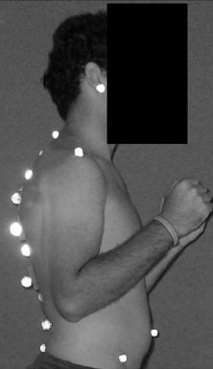
#> input picture side.jpg, 213 x 369 px
$ jupyter execute angles.ipynb
#> lines starting #> are read from the running program, lines starting #| are printed output that depends on the picture; after the words box and inside, x2 and y2 are one past the last pixel; in counts of white or black regions, pixels touching at a corner belong together; long printed decimals are rounded
# Calculation of Angular Postural Parameters

### 1. Import relevant libraries

[cell 1]
import cv2
import numpy as np
from skimage import measure
import imutils
from imutils import contours
from matplotlib import pyplot as plt

### 2. Crop image and apply Gaussian blur

[cell 2]
img = cv2.imread("side.jpg")
#> img is the input picture: shape (369, 213, 3); mean B, G, R 78.8, 78.8, 78.8
original = img.copy()
img = img[:, :120]
#> img: shape (369, 120, 3)
color = img.copy()
img = cv2.cvtColor(img, cv2.COLOR_BGR2GRAY)
#> img: shape (369, 120)
img = cv2.GaussianBlur(img,(5,5),0)

[cell 3]
plt.subplot(1,2,1)
plt.imshow(original)
plt.title('Original')
plt.subplot(1,2,2)
plt.imshow(img, cmap = plt.cm.gray)
plt.title('Cropped')
plt.show()
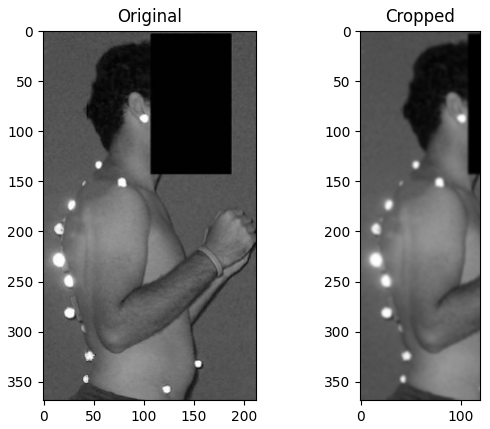
#> figure drawn by matplotlib, 2 panels; B, G, R data is drawn as R, G, B

### 3. Thresholding and Dilation
Thresholding reduces the image to relevant areas of interest. Dilation is done for ease of spot detection.

[cell 4]
ret,img = cv2.threshold(img,230,255,cv2.THRESH_BINARY)
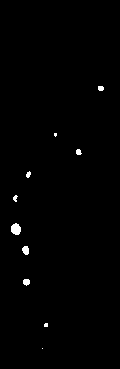
#> img: shape (369, 120); 0.7% white; 10 white regions (3 under 20 px), largest, box (x1, y1, x2, y2) and area: (11, 223, 21, 235) 93, (22, 246, 29, 255) 50, (23, 279, 30, 286) 39
img  = cv2.dilate(img, None, iterations=1)
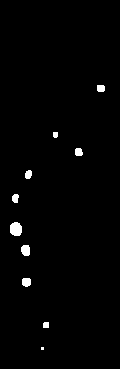
#> img: shape (369, 120); 1.3% white; 10 white regions (1 under 20 px), largest, box (x1, y1, x2, y2) and area: (10, 222, 22, 236) 141, (21, 245, 30, 256) 86, (22, 278, 31, 287) 71
plt.imshow(img, cmap = plt.cm.gray)
plt.title('Dilated')
plt.show()

### 4. Masking and Contour Detection

[cell 5]
labels = measure.label(img, neighbors=8, background=0)
#> labels: shape (369, 120) int64; 11 distinct labels, from 0 to 10
mask = np.zeros(img.shape, dtype="uint8")

for label in np.unique(labels):
    if(label==0):
        continue

    labelMask = np.zeros(img.shape, dtype="uint8")
    labelMask[labels==label] = 255
    numPixels = cv2.countNonZero(labelMask)

    if(numPixels>0):
        mask = cv2.add(mask, labelMask)
#> this loop made 11 passes
#> numPixels on passes 2 to 11: 53, 28, 56, 52, 51, 141, 86, 71, 35, 9
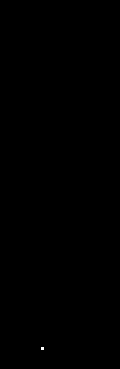
#> labelMask: shape (369, 120); 0.02% white in thin lines or dots, all inside (x1, y1, x2, y2) = (41, 347, 44, 350)

cnts = cv2.findContours(mask.copy(), cv2.RETR_EXTERNAL, cv2.CHAIN_APPROX_SIMPLE)
#> cnts = 10 contours, 2 with area under 20; largest, box (x1, y1, x2, y2) and area: (10, 222, 22, 236) 122, (21, 245, 30, 256) 70, (22, 278, 31, 287) 57, (75, 148, 83, 156) 44, (97, 85, 105, 92) 40, (25, 170, 32, 179) 40, (12, 194, 19, 203) 39, (43, 322, 49, 328) 24
cnts = imutils.grab_contours(cnts)
cnts = contours.sort_contours(cnts)[0]
contours = cnts
#> contours has the same summary as cnts

[cell 6]
plt.imshow(img, cmap = plt.cm.gray)
plt.title('Mask')
plt.show()

### 5. Reduction of each marker to a single pixel
Each marker is reduced to a single pixel by averaging over the points corresponding to that marker

[cell 7]
average_x = []
average_y = []

# Calculation of average x and y coordinates of the markers
for contour in contours:

    x,y = 0,0

    for point in contour:

        x = x + point[0][0]
        y = y + point[0][1]

    average_x.append(x/len(contour))
    average_y.append(y/len(contour))
#> this loop made 10 passes
#> contour on pass 6: [[41, 347], [41, 349], [43, 349], [43, 347]]
#> after the loop, average_x = [16, 15.44, 25, 26, 28, 42, 45.2, 55, 78.9, 100.9]; average_y = [228.2, 197.6, 250, 282.8, 173.8, 348, 324.2, 135, 151.5, 88.29]

average_x, average_y = np.array(average_x), np.array(average_y)

### 6. (a) Thoracic Flexion Angle
The thoracic flexion angle is defined as the angle between the lines perpendicular to the C7 and T12 vertebrae. The code below locates these points and calculates the angle between the lines.

[cell 8]
order = average_y.argsort()
#> order = [9, 7, 8, 4, 1, 0, 2, 3, 6, 5]
average_x, average_y = average_x[order], average_y[order]
#> average_x = [100.9, 55, 78.9, 28, 15.44, 16, 25, 26, 45.2, 42]; average_y = [88.29, 135, 151.5, 173.8, 197.6, 228.2, 250, 282.8, 324.2, 348]

C7_1 = [average_x[1], color.shape[0] - average_y[1]]
#> C7_1 = [55, 234]
C7_2 = [average_x[3], color.shape[0] - average_y[3]]
#> C7_2 = [28, 195.2]

T12_1 = [average_x[7], color.shape[0] - average_y[7]]
#> T12_1 = [26, 86.17]
T12_2 = [average_x[8], color.shape[0] - average_y[8]]
#> T12_2 = [45.2, 44.8]

slope_C7 = -1/((C7_1[1] - C7_2[1])/(C7_1[0] - C7_2[0]))
#> slope_C7 = -0.696
slope_T12 = -1/((T12_1[1] - T12_2[1])/(T12_1[0] - T12_2[0]))
#> slope_T12 = 0.464

thoracic_angle = np.arctan((slope_T12-slope_C7)/(1 + slope_C7*slope_T12))*180/np.pi
#> thoracic_angle = 59.75

thoracic = color.copy()

cv2.circle(thoracic, (int(average_x[1]),int(average_y[1])), 5, color=(255,255,0), thickness=-1)
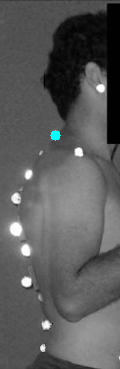
#> thoracic: shape (369, 120, 3); mean B, G, R 90.6, 90.6, 90.1
cv2.circle(thoracic, (int(average_x[7]),int(average_y[7])), 5, color=(255,255,0), thickness=-1)
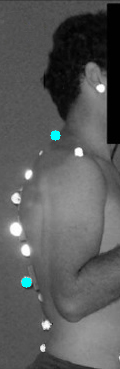
#> thoracic: shape (369, 120, 3); 0.18% of pixels changed, all inside (x1, y1, x2, y2) = (21, 277, 32, 288)

print("Thoracic Flexion Angle: ", thoracic_angle, " degrees")
#| Thoracic Flexion Angle:  59.752  degrees

plt.imshow(thoracic)
plt.title('C7 and T12')
plt.show()

### (b) Cranio-vertebral Angle
The cranio-vertebral angle is defined as the angle between the line joining the tragus of the ear with the C7 vertebra and the horizontal. The code below calculates the cranio-vertebral angle for the given image.

[cell 9]
ear = [average_x[0], color.shape[0] - average_y[0]]
#> ear = [100.9, 280.7]
C7 = [average_x[1], color.shape[0] - average_y[1]]
#> C7 = [55, 234]

slope_CV = (ear[1] - C7[1])/(ear[0] - C7[0])
#> slope_CV = 1.02

cranio_vertebral_angle = np.arctan(slope_CV)*180/np.pi
#> cranio_vertebral_angle = 45.53

cranio_vertebral = color.copy()

cv2.circle(cranio_vertebral, (int(average_x[0]),int(average_y[0])), 5, color=(255,255,0), thickness=-1)
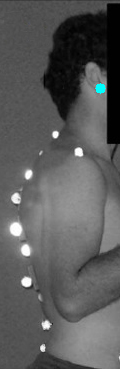
#> cranio_vertebral: shape (369, 120, 3); mean B, G, R 90.5, 90.5, 90
cv2.circle(cranio_vertebral, (int(average_x[1]),int(average_y[1])), 5, color=(255,255,0), thickness=-1)
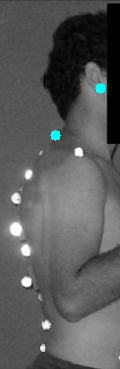
#> cranio_vertebral: shape (369, 120, 3); 0.18% of pixels changed, all inside (x1, y1, x2, y2) = (50, 130, 61, 141)

print("Cranio-vertebral Angle: ", cranio_vertebral_angle, " degrees")
#| Cranio-vertebral Angle:  45.531  degrees

plt.imshow(cranio_vertebral)
plt.title('Ear and C7')
plt.show()

### (c) Lumbar Angle
The lumbar angle is defined as the angle between the T12 and L5 markers.

[cell 10]
L5_1 = [average_x[-2], color.shape[0] - average_y[-2]]
#> L5_1 = [45.2, 44.8]
L5_2 = [average_x[-1], color.shape[0] - average_y[-1]]
#> L5_2 = [42, 21]

slope_L5 = -1/((L5_1[1] - L5_2[1])/(L5_1[0] - L5_2[0]))
#> slope_L5 = -0.134

lumbar_angle = np.arctan((slope_T12-slope_L5)/(1 + slope_L5*slope_T12))*180/np.pi
#> lumbar_angle = 32.56

lumbar = color.copy()

cv2.circle(lumbar, (int(average_x[7]),int(average_y[7])), 5, color=(255,255,0), thickness=-1)
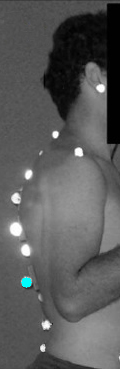
#> lumbar: shape (369, 120, 3); mean B, G, R 90.5, 90.5, 90
cv2.circle(lumbar, (int(average_x[9]),int(average_y[9])), 5, color=(255,255,0), thickness=-1)
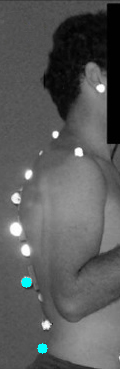
#> lumbar: shape (369, 120, 3); 0.18% of pixels changed, all inside (x1, y1, x2, y2) = (37, 343, 48, 354)

print("Lumbar Angle: ", lumbar_angle, " degrees")
#| Lumbar Angle:  32.556  degrees

plt.imshow(lumbar)
plt.title('T12 and L5')
plt.show()

$ run again, with back.jpg copied over side.jpg
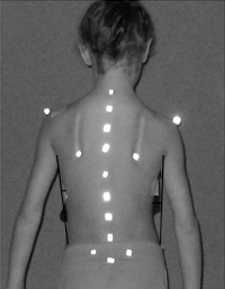
#> input picture back.jpg, 225 x 289 px
#> img is the input picture: shape (289, 225, 3); mean B, G, R 97.8, 97.8, 97.8
#> `img  = cv2.dilate(img, None, iterations=1)`:
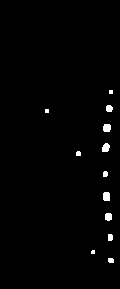
#> img: shape (289, 120); 1.2% white; 12 white regions (3 under 20 px), largest, box (x1, y1, x2, y2) and area: (103, 192, 110, 201) 60, (103, 124, 111, 132) 58, (102, 143, 110, 152) 57
#> labels: shape (289, 120) int64; 13 distinct labels, from 0 to 12
#> the loop `for label in np.unique(labels):` made 13 passes
#> numPixels on passes 2 to 9: 16, 42, 16, 58, 57, 23, 27, 60
#> cnts = 12 contours, 6 with area under 20; largest, box (x1, y1, x2, y2) and area: (103, 192, 110, 201) 46, (103, 124, 111, 132) 45, (102, 143, 110, 152) 44, (105, 213, 112, 221) 38, (106, 105, 113, 112) 32, (108, 234, 113, 241) 23
#> contours has the same summary as cnts
#> the loop `for contour in contours: ` made 12 passes
#> contour on passes 1, 12: [[45, 109], [45, 112], [48, 112], [48, 109]], [[109, 90], [109, 93], [112, 93], [112, 90]]
#> after the loop `for contour in contours:`: average_x = [46.5, 78, 92.4, 105.7, 105.7, 105.1, 106.5, 108, 109.1, 110.5, 110.3, 110.5]; average_y = [110.5, 152.7, 251.4, 146.9, 195.6, 173.3, 127.5, 217, 108.2, 260, 237, 91.5]
#> order = [11, 8, 0, 6, 3, 1, 5, 4, 7, 10, 2, 9]
#> `average_x, average_y = average_x[order], average_y[order]`: average_x = [110.5, 109.1, 46.5, 106.5, 105.7, 78, 105.1, 105.7, 108, 110.3, 92.4, 110.5]; average_y = [91.5, 108.2, 110.5, 127.5, 146.9, 152.7, 173.3, 195.6, 217, 237, 251.4, 260]
#> C7_1 = [109.1, 180.8]
#> C7_2 = [106.5, 161.5]
#> T12_1 = [105.7, 93.43]
#> T12_2 = [108, 72]
#> slope_C7 = -0.135
#> slope_T12 = 0.107
#> thoracic_angle = 13.8
#| Thoracic Flexion Angle:  13.802  degrees
#> ear = [110.5, 197.5]
#> C7 = [109.1, 180.8]
#> slope_CV = 12.04
#> cranio_vertebral_angle = 85.25
#| Cranio-vertebral Angle:  85.252  degrees
#> L5_1 = [92.4, 37.6]
#> L5_2 = [110.5, 29]
#> slope_L5 = 2.1
#> lumbar_angle = -58.5
#> `cv2.circle(lumbar, (int(average_x[9]),int(average_y[9])), 5, color=(25..`:
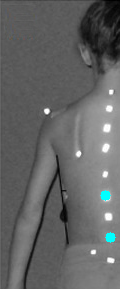
#> lumbar: shape (289, 120, 3); mean B, G, R 100.6, 100.6, 99.4
#| Lumbar Angle:  -58.497  degrees
